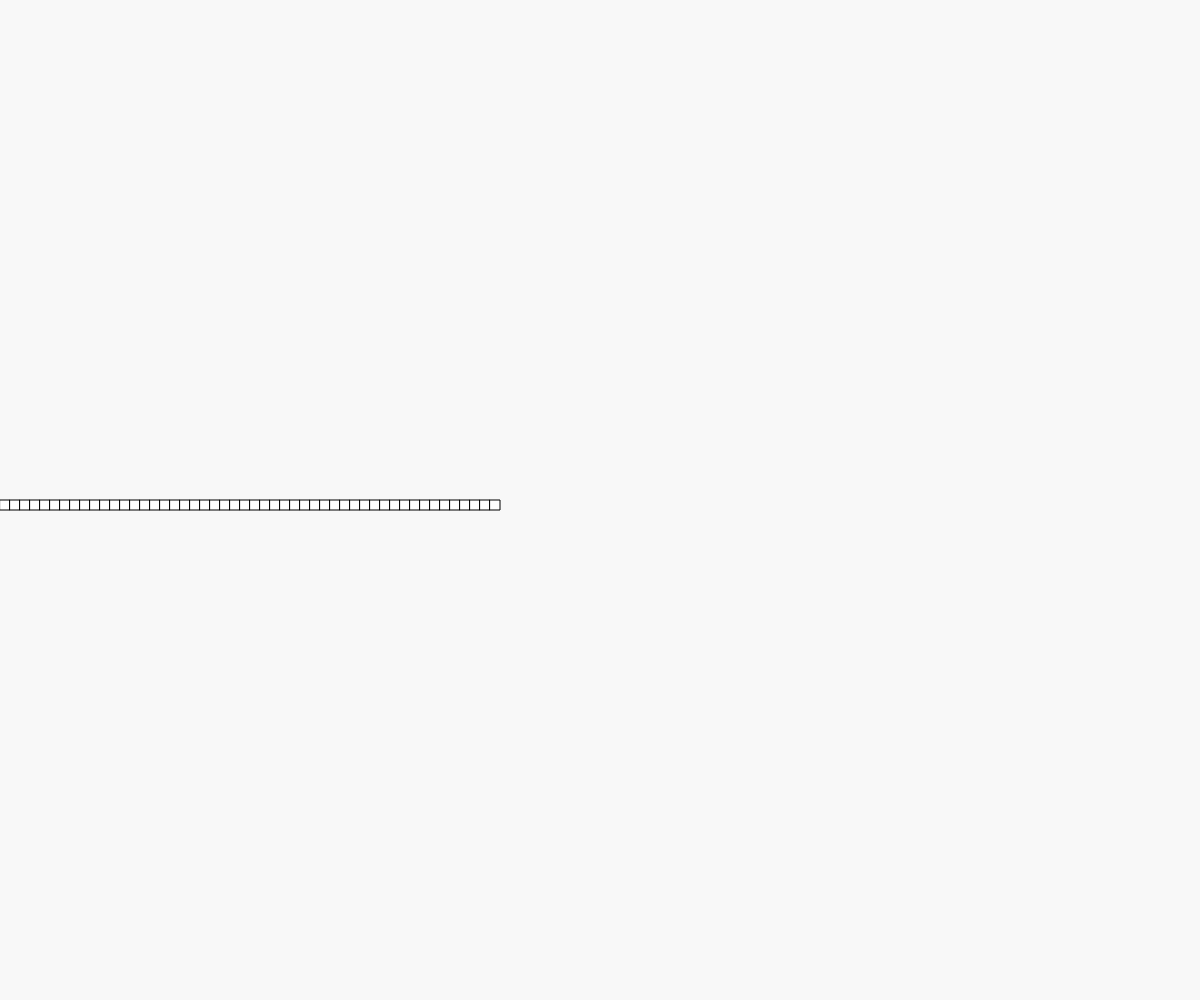
Frame 1 (no input)
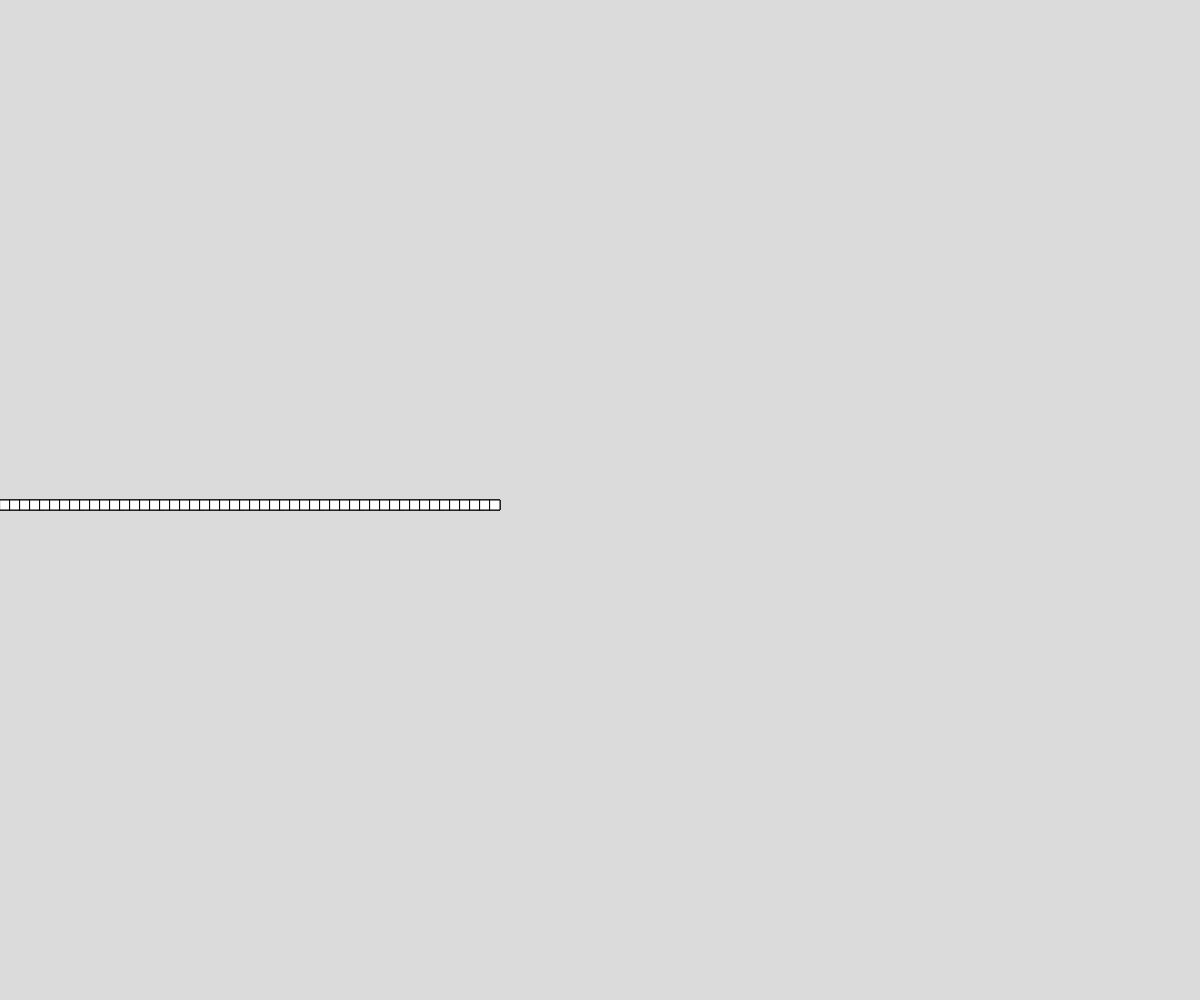
Frame 60 (no input)
Frame 120 (the mouse pressed at the canvas centre since frame 60): identical to frame 60, image omitted

The p5.js sketch that drew these frames (run headless with seeded random() and noise() and a simulated clock; from frame 60 on, the mouse is pressed at the canvas centre):

// p5.js sketch
// ── sketch.js
let num = 100;
let slider

function setup() {
  createCanvas(windowWidth, windowHeight);
  slider = createSlider(1, 100)

  //rectMode(CENTER)
  textSize(25)
}

function draw() {
  background(220,50);
 
  num = slider.value()
  
  

  for(let i = 0; i<num; i++){
    rect(i*10, height/2, 10)
  }
  


}
